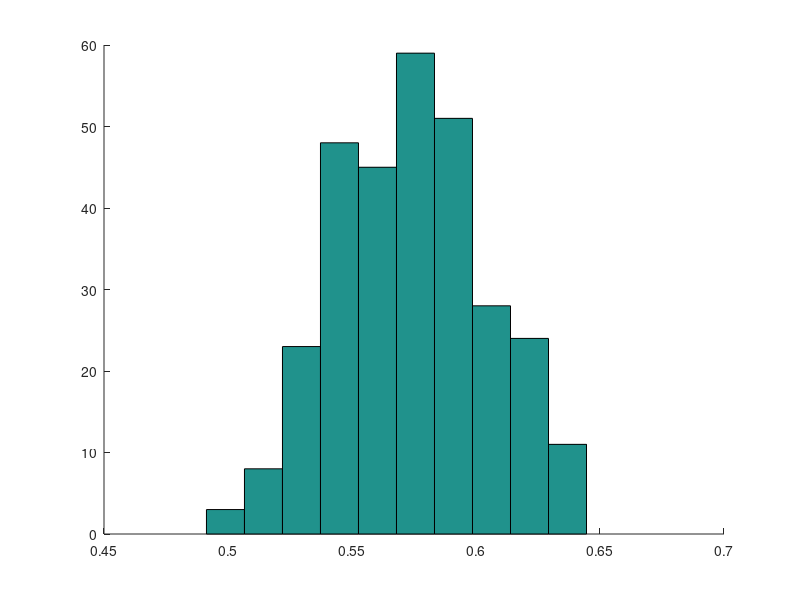

Reproduce this figure in MATLAB. (Note: this script raises an error after producing the figure.)
%Asymmetri

%Simulering vanlig Brownsk, sannolikhet f??r olika asymmetrier d?? man m??ter p?? 193
%partiklar
clc;clf; clearvars
hold on
N_steps=1000; %Antal steg f??r varje partikel
N_trials=193; %antal partiklar
M_trials=300; %antal m??tserier med N_trials antal partiklar

Asym_mean_sim=zeros(M_trials,1);

for j=1:M_trials
    
Asym_sim_upper=zeros(N_trials,1); %F??r att ta medelv??rdet av senare i t??ljaren
Asym_sim_lower=zeros(N_trials,1); %F??r att ta medelv??rdet av senare i n??mnaren
    
for i=1:N_trials
    X=[0; cumsum(randn(N_steps-1,1))]; %Normalf??rdelade steg, start i 0
    Y=[0; cumsum(randn(N_steps-1,1))];
    gyr = [sum(X.^2)/N_steps-(sum(X)/N_steps)^2, sum(X.*Y)/N_steps-(sum(Y)/N_steps)*(sum(X)/N_steps); 
           sum(Y.*X)/N_steps-(sum(Y)/N_steps)*(sum(X)/N_steps), sum(Y.^2)/N_steps-(sum(Y)/N_steps).^2];
    [~,D] = eig(gyr); %Egenvrden l??ng diagonalen: D(1) och D(4)

    Asym_sim_upper(i)=(D(1)-D(4))^2;
    Asym_sim_lower(i)=(D(1)+D(4))^2;
    %Asym_sim_upper(i)=(D(1)^2+D(4)^2-D(1)*D(4)); %Alternativ definition
    %Asym_sim_lower(i)=(D(1)+D(4))^2;
end

Asym_mean_sim(j)=mean(Asym_sim_upper)/mean(Asym_sim_lower); %A f??r aktuell simulering

end

hist(Asym_mean_sim) %F??rdelingen f??r A
%median(Asym_mean_sim)
mean(Asym_mean_sim) %Att j??mf??ra med tabellv??rde nedan

d=2; %dimension
Asym_litterature=2*(d+2)/(5*d+4) %D?? N_trials g??r mot o??ndligheten

%%
%Asymmetrin f??r datan

load('filnamn.mat')


Asym_data_mean=[0,0]; %Medelv??rde f??r energydepleted och logphase

for fil=1:2 %F??r att unders??ka datan f??r b??da celltyperna
    
%laddar in data
data =load(filnamn{fil});
C = separera(data);
n=length(C);%antal partiklar

Asym_data_upper=zeros(n,1); %F??r att ta medelv??rdet av senare i t??ljaren
Asym_data_lower=zeros(n,1); %F??r att ta medelv??rdet av senare i n??mnaren

for i=1:n
    X=C{i}(:,2);
    Y=C{i}(:,3);
    N_steps=length(X);
    gyr = [sum(X.^2)/N_steps-(sum(X)/N_steps)^2, sum(X.*Y)/N_steps-(sum(Y)/N_steps)*(sum(X)/N_steps); 
           sum(Y.*X)/N_steps-(sum(Y)/N_steps)*(sum(X)/N_steps), sum(Y.^2)/N_steps-(sum(Y)/N_steps).^2];
    [~,D]=eig(gyr);
    
    Asym_data_upper(i)=(D(1)-D(4))^2;
    Asym_data_lower(i)=(D(1)+D(4))^2;
    %Asym_data_upper(i)=(D(1)^2+D(4)^2-D(1)*D(4)); %Alternativ definition
    %Asym_data_lower(i)=(D(1)+D(4))^2;
end

Asym_data_mean(fil)=mean(Asym_data_upper)/mean(Asym_data_lower) %Medelv??rde f??r energydepleted och logphase

end

%%
%fBm

Asym_fBm=@(H)2-(1/(2*(H+1)^2))/(1/(2*(H+1)^2)+(2*H+1)/(4*(4*H+1))-1/(4*H+3)-(gamma(2*H+2))^2/(gamma(4*H+4)));
Asym_fBm(0.5) %f?r Wienerproces
A_find=@(H,A)abs(Asym_fBm(H)-A); %Skillnad mellan ber?knad och teoretisk

H_data=fminbnd(@(H)A_find(H,Asym_data_mean(1)),0,1)
